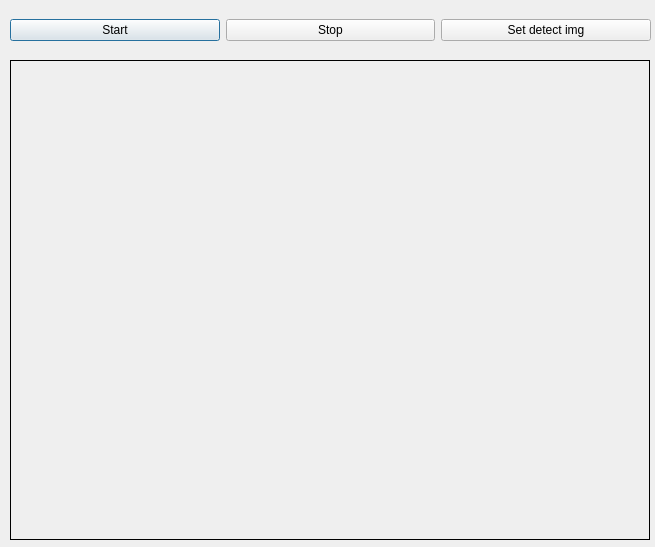
<?xml version="1.0" encoding="UTF-8"?>
<ui version="4.0">
 <class>Dialog</class>
 <widget class="QDialog" name="Dialog">
  <property name="geometry">
   <rect>
    <x>0</x>
    <y>0</y>
    <width>655</width>
    <height>547</height>
   </rect>
  </property>
  <property name="windowTitle">
   <string>Dialog</string>
  </property>
  <widget class="QWidget" name="horizontalLayoutWidget">
   <property name="geometry">
    <rect>
     <x>10</x>
     <y>10</y>
     <width>641</width>
     <height>41</height>
    </rect>
   </property>
   <layout class="QHBoxLayout" name="horizontalLayout_2">
    <item>
     <widget class="QPushButton" name="start">
      <property name="text">
       <string>Start</string>
      </property>
     </widget>
    </item>
    <item>
     <widget class="QPushButton" name="stop">
      <property name="text">
       <string>Stop</string>
      </property>
     </widget>
    </item>
    <item>
     <widget class="QPushButton" name="setStatic">
      <property name="text">
       <string>Set detect img</string>
      </property>
      <property name="checkable">
       <bool>false</bool>
      </property>
     </widget>
    </item>
   </layout>
  </widget>
  <widget class="QLabel" name="display">
   <property name="geometry">
    <rect>
     <x>10</x>
     <y>60</y>
     <width>640</width>
     <height>480</height>
    </rect>
   </property>
   <property name="frameShape">
    <enum>QFrame::Box</enum>
   </property>
   <property name="text">
    <string/>
   </property>
  </widget>
 </widget>
 <resources/>
 <connections/>
</ui>
